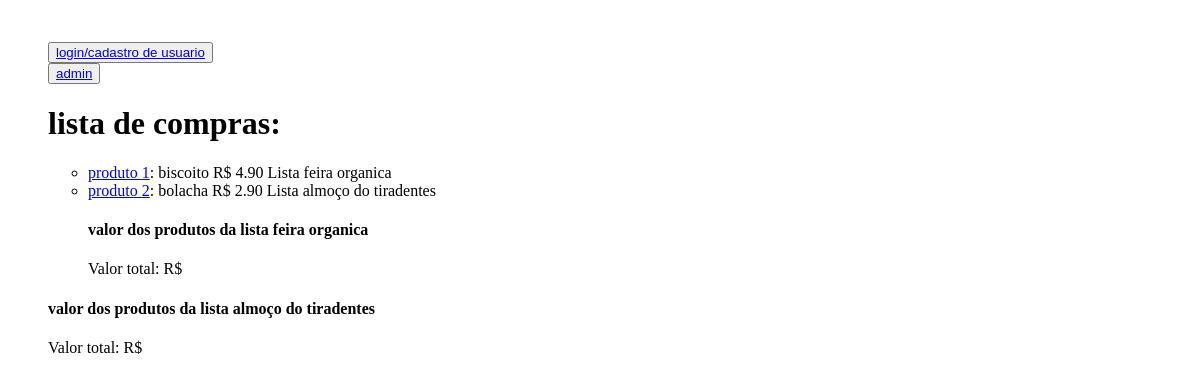
/aplicacao/, run on an earlier commit of the app's database.
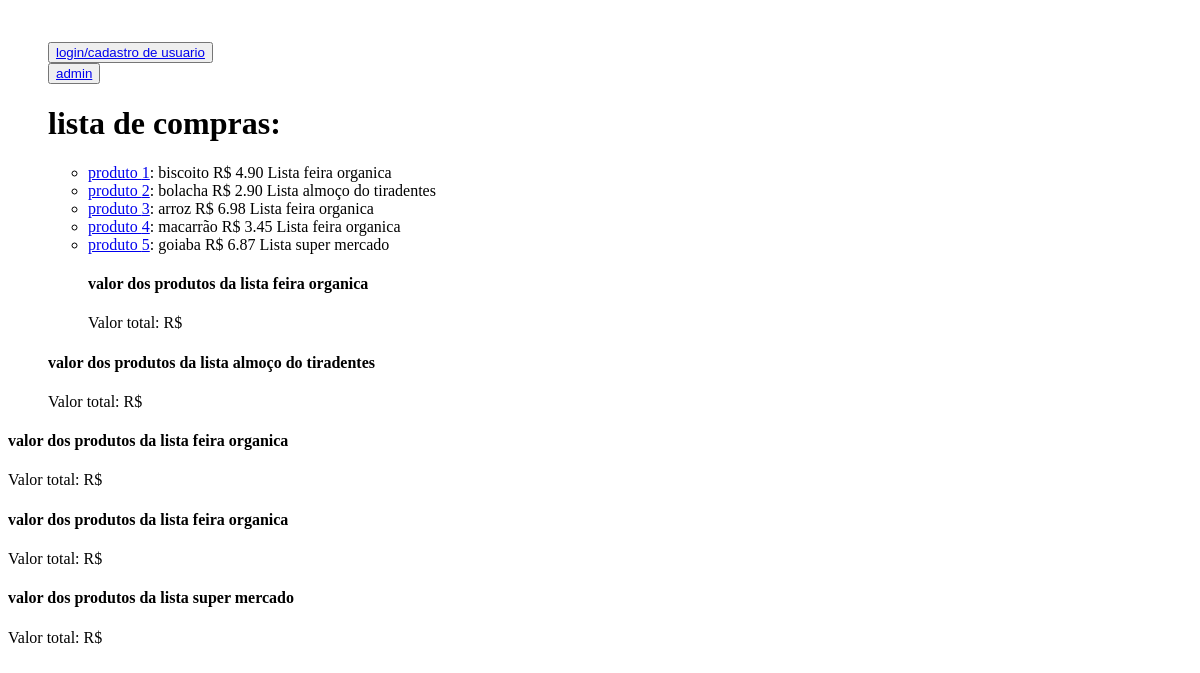
And on a later commit of the database.
### aplicacao/models.py (models this page shows, shortened)
class Aplicacao(models.Model):
    compra = models.CharField(max_length=64)
    preco = models.DecimalField(max_digits=10, decimal_places=2)
    lista = models.ForeignKey(Lista, on_delete=models.CASCADE)

class Lista(models.Model):
    nome = models.CharField(max_length=64)
    def __str__(self):
        return f"{self.nome}"

### aplicacao/views.py (the view)
# urls.py: path('', views.index, name="index"),
def index(request):
    return render(request, "aplicacao/index.html", {
        "aplicacao": Aplicacao.objects.all()
    })

### aplicacao/templates/aplicacao/index.html (shortened to what this page needs)
{% block body %}
<ul>
    <button>
        <a href="{% url 'inicio' %}">login/cadastro de usuario</a>
    </button>
    <br>
    <button>
        <a href="admin">admin</a>
    </button>
    <br>
    <h1>lista de compras:</h1>
    <ul>
        {% for aplicacao in aplicacao %}
           <li><a href="{% url 'aplicacao' aplicacao.id %}">produto {{ aplicacao.id }}</a>: {{ aplicacao.compra }} R$ {{ aplicacao.preco }} Lista {{ aplicacao.lista }}</li>
        {% endfor %}
    </ul>
    <ul>
        {% for aplicacao in aplicacao %}
        <h4>valor dos produtos da lista {{ aplicacao.lista }}</h4>
        <p>Valor total: R$ {{ preco_total }}</p>
    </ul>
    {% endfor %}
{% endblock %}

What changed in the data, as far as the page shows it:
added Aplicacao: id "3", compra "arroz", preco "6.98", lista "feira organica"
added Aplicacao: id "4", compra "macarrão", preco "3.45", lista "feira organica"
added Aplicacao: id "5", compra "goiaba", preco "6.87", lista "super mercado"
